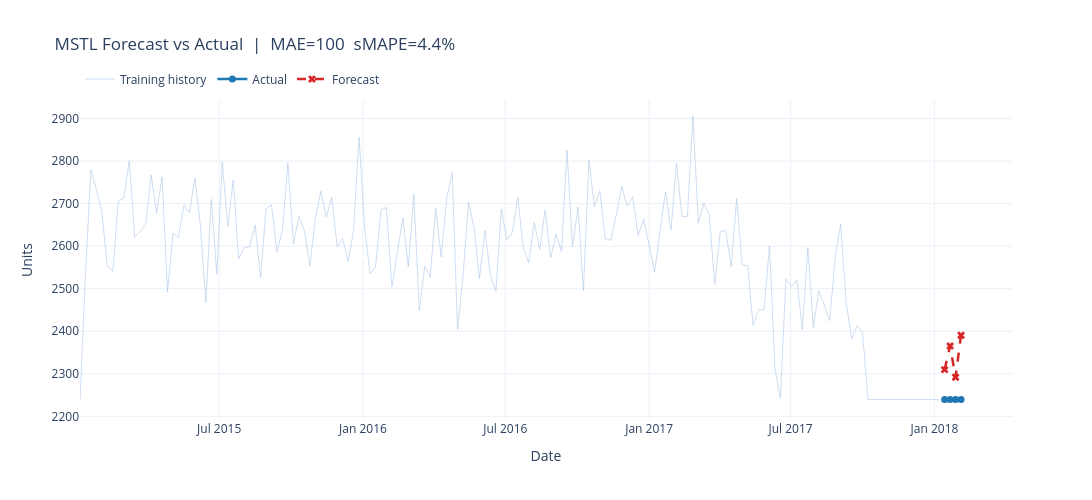

The cell this chart's notebook holds for it:
### Markdown cell above
## Evaluation

### Code cell
metrics = model.evaluate(test, forecast)

print('MSTL Model — Phase 1 Results')
print('=' * 35)
print(f"  MAE    : {metrics['mae']:.2f} units")
print(f"  RMSE   : {metrics['rmse']:.2f} units")
print(f"  sMAPE  : {metrics['smape']:.2f}%")
print()
print('Note: sMAPE > 50% is expected for MSTL on this dataset.')
print('Phase 2 (N-BEATS) targets ~27% sMAPE.')

fig_fc = plot_forecast_comparison(
    actual=test,
    forecast=forecast,
    title=f'MSTL Forecast vs Actual  |  MAE={metrics["mae"]:.0f}  sMAPE={metrics["smape"]:.1f}%',
    train=train,
)
fig_fc.show()

### Figure 1 — Plotly figure (JSON) as saved in the notebook; plotly's stock layout.template omitted (floating-point values rounded to 4 significant figures; data arrays with more than 128 entries replaced by an {"elided": "..."} marker saying what was removed)
{"data": [{"line": {"color": "#aec7e8", "width": 1}, "mode": "lines", "name": "Training history", "opacity": 0.6, "type": "scatter", "x": {"elided": "158 str values"}, "y": {"elided": "158 float values"}}, {"line": {"color": "#1f77b4", "width": 2.5}, "marker": {"size": 7}, "mode": "lines+markers", "name": "Actual", "type": "scatter", "x": ["2018-01-14T00:00:00.000000", "2018-01-21T00:00:00.000000", "2018-01-28T00:00:00.000000", "2018-02-04T00:00:00.000000"], "y": [2239.0, 2239.0, 2239.0, 2239.0]}, {"line": {"color": "#d62728", "dash": "dash", "width": 2.5}, "marker": {"size": 7, "symbol": "x"}, "mode": "lines+markers", "name": "Forecast", "type": "scatter", "x": ["2018-01-14T00:00:00.000000", "2018-01-21T00:00:00.000000", "2018-01-28T00:00:00.000000", "2018-02-04T00:00:00.000000"], "y": [2310.0, 2366.0, 2292.0, 2390.0]}], "layout": {"height": 500, "hovermode": "x unified", "legend": {"orientation": "h", "y": 1.02, "yanchor": "bottom"}, "title": {"text": "MSTL Forecast vs Actual  |  MAE=100  sMAPE=4.4%"}, "width": 1100, "xaxis": {"title": {"text": "Date"}}, "yaxis": {"title": {"text": "Units"}}}}
